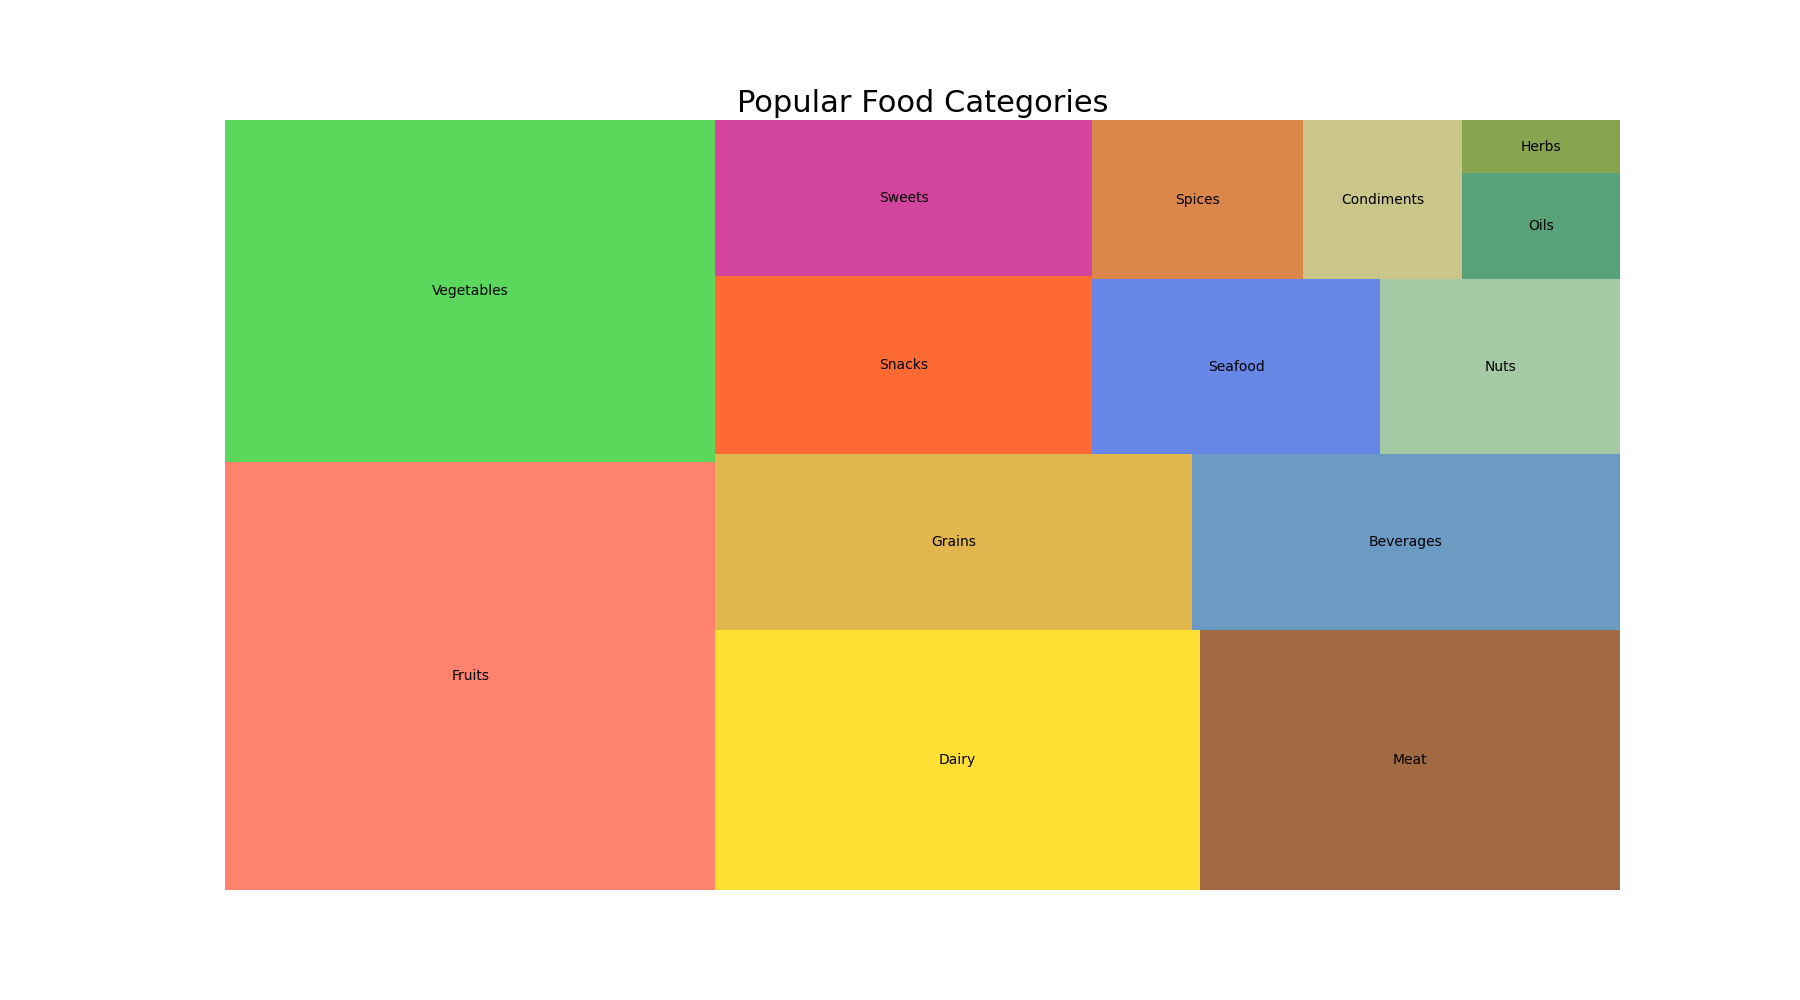

This chart was generated by the following Python code:

import matplotlib.pyplot as plt
import squarify

# Data for the treemap
labels = [
    'Fruits', 'Vegetables', 'Dairy', 'Meat', 
    'Grains', 'Beverages', 'Snacks', 'Sweets', 
    'Seafood', 'Nuts', 'Spices', 'Condiments', 
    'Oils', 'Herbs'
]
sizes = [25, 20, 15, 13, 10, 9, 8, 7, 6, 5, 4, 3, 2, 1]
colors = [
    '#FF6347', '#32CD32', '#FFD700', '#8B4513', 
    '#DAA520', '#4682B4', '#FF4500', '#C71585', 
    '#4169E1', '#8FBC8F', '#D2691E', '#BDB76B', 
    '#2E8B57', '#6B8E23'
]

# Create a figure of specified width and height
plt.figure(figsize=(18, 10))

# Create a treemap with specified data, labels, and color
squarify.plot(sizes=sizes, label=labels, color=colors, alpha=0.8)

# Set the title of the chart
plt.title('Popular Food Categories', fontsize=22)

# Remove the axis
plt.axis('off')

# Display the treemap
plt.show()
